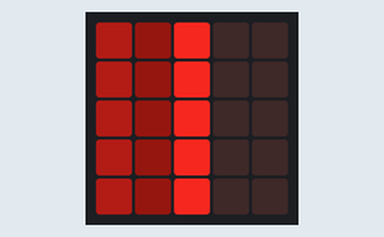
Recording of a program running on a simulated BBC micro:bit (MakeCode). Parts: the board's 5×5 LED display.

Above: at 0.17 s.

The program:

main.ts
```typescript
let y = 0
let x = 2
let dx = 1
basic.forever(function () {

})
basic.forever(function () {
    y = 0
    if (x == 4) {
        dx = -1
    } else if (x == 0) {
        dx = 1
    }
    for (let index = 0; index < 5; index++) {
        led.plotBrightness(dx - 0, y, 20)
        led.plotBrightness(dx - 1, y, 60)
        led.plotBrightness(dx + 1, y, 225)
        y += 1
    }
    basic.pause(100)
    basic.clearScreen()
})
```

test.ts
```typescript
// 在這裡測試；當此封包作為擴充功能時，將不會編譯此內容。
```
